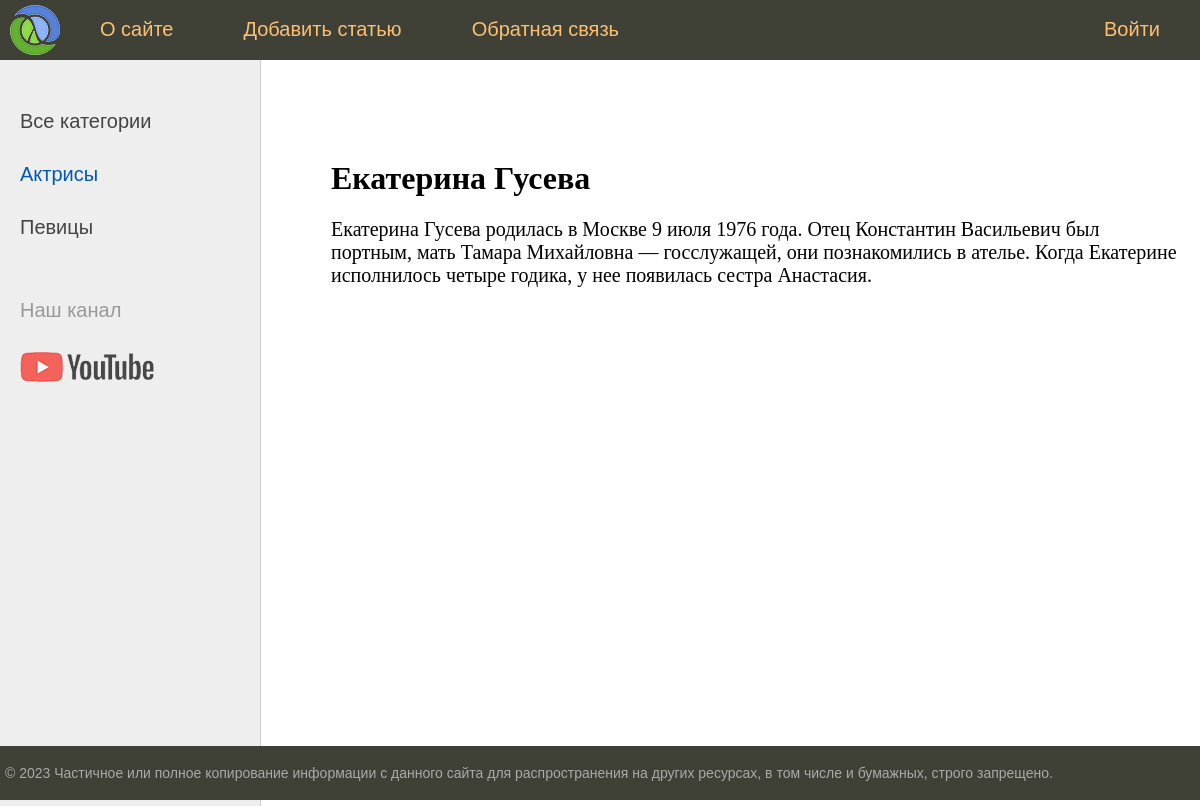
The page /post/ekaterina-guseva/ on the database its author committed.
### myprogram/models.py (models this page shows, shortened)
class Category(models.Model):
    name = models.CharField(max_length=100, db_index=True)
    slug = models.SlugField(max_length=255, unique=True, db_index=True)
    def get_absolute_url(self):
        return reverse('category', kwargs={'cat_slug': self.slug})

class Program(models.Model):
    class Status(models.IntegerChoices):
        DRAFT = 0, 'Черновик'
        PUBLISHED = 1, 'Опубликовано'
    title = models.CharField(max_length=255)
    slug = models.SlugField(max_length=255, unique=True, db_index=True)
    content = models.TextField(blank=True)
    time_create = models.DateTimeField(auto_now_add=True)
    time_update = models.DateTimeField(auto_now=True)
    is_published = models.BooleanField(choices=Status.choices, default=Status.DRAFT)
    cat = models.ForeignKey('Category', on_delete=models.PROTECT, related_name='posts')
    objects = models.Manager()
    published = PublishedManager()
    class Meta:
        ordering = ['-time_create']
        indexes = [
            models.Index(fields=['-time_create'])
        ]

### myprogram/views.py (the view)
# urls.py: path('post/<slug:post_slug>/', views.show_post, name='post'),
def show_post(request, post_slug):
    post = get_object_or_404(Program, slug=post_slug)
    data = {
        'title': post.title,
        'menu': menu,
        'post': post,
        'cat_selected': 1.
    }
    return render(request, 'program/post.html', data)

### myprogram/templatetags/program_tags.py (called while the page is built)
@register.inclusion_tag('program/list_categories.html')
def show_categories(cat_selected=0):
    cats = Category.objects.all()
    return {'cats': cats, 'cat_selected': cat_selected}

### myprogram/templates/program/post.html (shortened to what this page needs)
{% extends 'base.html' %}
{% block content %}
<h1>{{ post.title }}</h1>
{{post.content|linebreaks}}
{% endblock %}

### myprogram/templates/program/list_categories.html
{% for cat in cats %}
{% if cat.id == cat_selected %}
<li class="selected">{{cat.name}}</li>
{% else %}
    <li><a href="{{ cat.get_absolute_url }}">{{cat.name}}</a></li>
{% endif %}
{% endfor %}

### myprogram/static/program/css/styles.css (style rules this page uses)
html, body { font-family: 'Arial'; margin: 0; padding: 0; height: 100%; width: 100%; color: #444; }
a { color: #0059b2; text-decoration: none; }
.left-chapters ul li { margin: 30px 0 0 0; color: #999; }
.left-chapters ul li.selected { color: #0059b2; }
.left-chapters ul li a { color: #444; text-decoration: none; }
.content-text h1 { font-size: 32px; }

### rows shown on the page
Category: name "Актрисы"
Category: name "Певицы"
Program: title "Екатерина Гусева", content "Екатерина Гусева родилась в Москве 9 июля 1976 года. Отец Константин Васильевич был портным, мать Тамара Михайловна — госслужащей, они познакомились в ателье. Когда Екатерине исполнилось четыре годика, у нее появилась сестра Анастасия."

### other values the page prints
{{ m.title }} "О сайте" "Добавить статью" "Обратная связь" "Войти"
